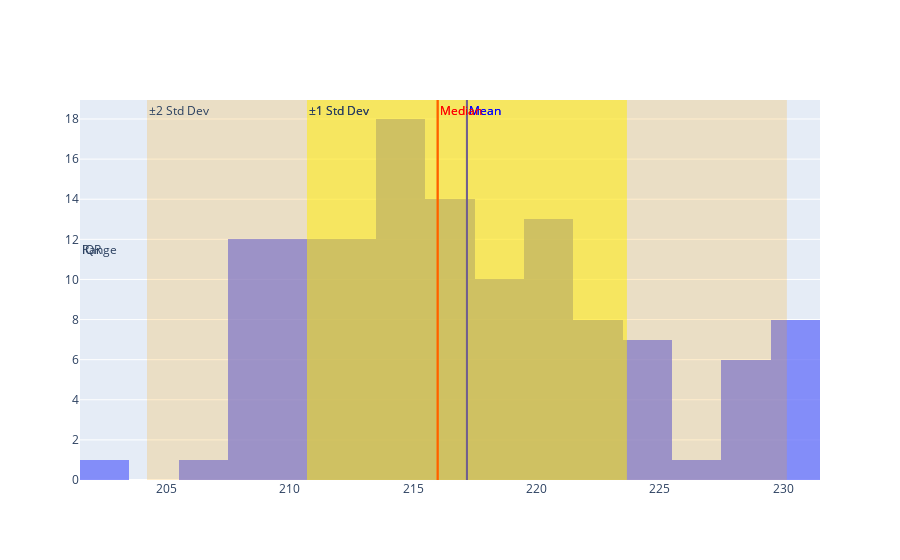

Notebook code cell kept with this figure:
### Code cell
fig.add_hrect(y0=0, y1=flipper_lengths.value_counts().max(), x0=q1, x1=q3,
                  fillcolor='purple', opacity=0.3, line_width=0, annotation_text='IQR', annotation_position='top left')

### Figure 1 — Plotly figure (JSON) as saved in the notebook; plotly's stock layout.template omitted (floating-point values rounded to 4 significant figures)
{"data": [{"name": "Gentoo Flipper Length", "opacity": 0.75, "type": "histogram", "x": [211, 230, 210, 218, 215, 210, 211, 219, 209, 215, 214, 216, 214, 213, 210, 217, 210, 221, 209, 222, 218, 215, 213, 215, 215, 215, 216, 215, 210, 220, 222, 209, 207, 230, 220, 220, 213, 219, 208, 208, 208, 225, 210, 216, 222, 217, 210, 225, 213, 215, 210, 220, 210, 225, 217, 220, 208, 220, 208, 224, 208, 221, 214, 231, 219, 230, 214, 229, 220, 223, 216, 221, 221, 217, 216, 230, 209, 220, 215, 223, 212, 221, 212, 224, 212, 228, 218, 218, 212, 230, 218, 228, 212, 224, 214, 226, 216, 222, 203, 225, 219, 228, 215, 228, 216, 215, 210, 219, 208, 209, 216, 229, 213, 230, 217, 230, 217, 222, 214, 215, 222, 212, 213]}], "layout": {"annotations": [{"font": {"color": "blue"}, "showarrow": false, "text": "Mean", "x": 217.2, "xanchor": "left", "xref": "x", "y": 1, "yanchor": "top", "yref": "y domain"}, {"font": {"color": "red"}, "showarrow": false, "text": "Median", "x": 216, "xanchor": "left", "xref": "x", "y": 1, "yanchor": "top", "yref": "y domain"}, {"showarrow": false, "text": "±1 Std Dev", "x": 210.7, "xanchor": "left", "xref": "x", "y": 1, "yanchor": "top", "yref": "y domain"}, {"font": {"color": "blue"}, "showarrow": false, "text": "Mean", "x": 217.2, "xanchor": "left", "xref": "x", "y": 1, "yanchor": "top", "yref": "y domain"}, {"font": {"color": "red"}, "showarrow": false, "text": "Median", "x": 216, "xanchor": "left", "xref": "x", "y": 1, "yanchor": "top", "yref": "y domain"}, {"showarrow": false, "text": "±1 Std Dev", "x": 210.7, "xanchor": "left", "xref": "x", "y": 1, "yanchor": "top", "yref": "y domain"}, {"showarrow": false, "text": "±2 Std Dev", "x": 204.2, "xanchor": "left", "xref": "x", "y": 1, "yanchor": "top", "yref": "y domain"}, {"showarrow": false, "text": "Range", "x": 0, "xanchor": "left", "xref": "x domain", "y": 12, "yanchor": "top", "yref": "y"}, {"showarrow": false, "text": "IQR", "x": 0, "xanchor": "left", "xref": "x domain", "y": 12, "yanchor": "top", "yref": "y"}], "shapes": [{"line": {"color": "blue", "width": 2}, "type": "line", "x0": 217.2, "x1": 217.2, "xref": "x", "y0": 0, "y1": 1, "yref": "y domain"}, {"line": {"color": "red", "width": 2}, "type": "line", "x0": 216, "x1": 216, "xref": "x", "y0": 0, "y1": 1, "yref": "y domain"}, {"fillcolor": "yellow", "line": {"width": 0}, "opacity": 0.3, "type": "rect", "x0": 210.7, "x1": 223.7, "xref": "x", "y0": 0, "y1": 1, "yref": "y domain"}, {"line": {"color": "blue", "width": 2}, "type": "line", "x0": 217.2, "x1": 217.2, "xref": "x", "y0": 0, "y1": 1, "yref": "y domain"}, {"line": {"color": "red", "width": 2}, "type": "line", "x0": 216, "x1": 216, "xref": "x", "y0": 0, "y1": 1, "yref": "y domain"}, {"fillcolor": "yellow", "line": {"width": 0}, "opacity": 0.3, "type": "rect", "x0": 210.7, "x1": 223.7, "xref": "x", "y0": 0, "y1": 1, "yref": "y domain"}, {"fillcolor": "orange", "line": {"width": 0}, "opacity": 0.2, "type": "rect", "x0": 204.2, "x1": 230.2, "xref": "x", "y0": 0, "y1": 1, "yref": "y domain"}, {"fillcolor": "green", "line": {"width": 0}, "opacity": 0.2, "type": "rect", "x0": 203, "x1": 231, "xref": "x domain", "y0": 0, "y1": 12, "yref": "y"}, {"fillcolor": "purple", "line": {"width": 0}, "opacity": 0.3, "type": "rect", "x0": 212, "x1": 221, "xref": "x domain", "y0": 0, "y1": 12, "yref": "y"}]}}
